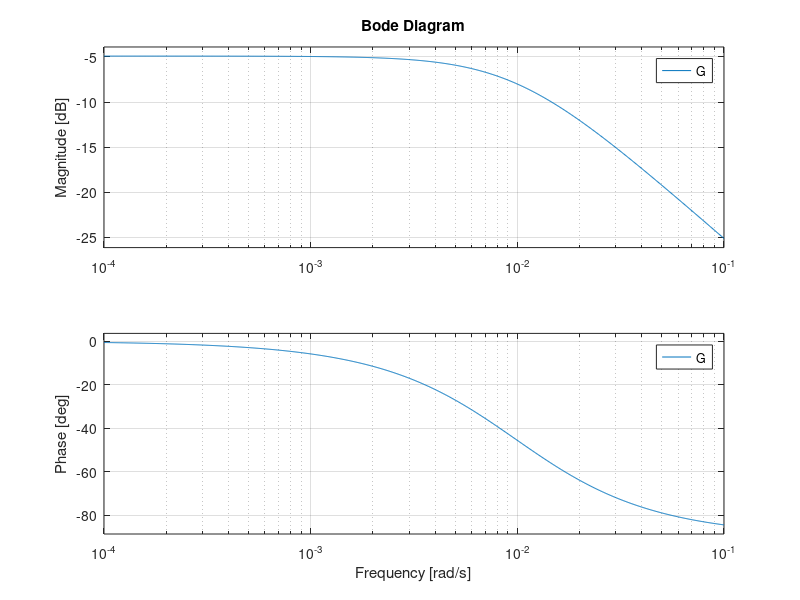
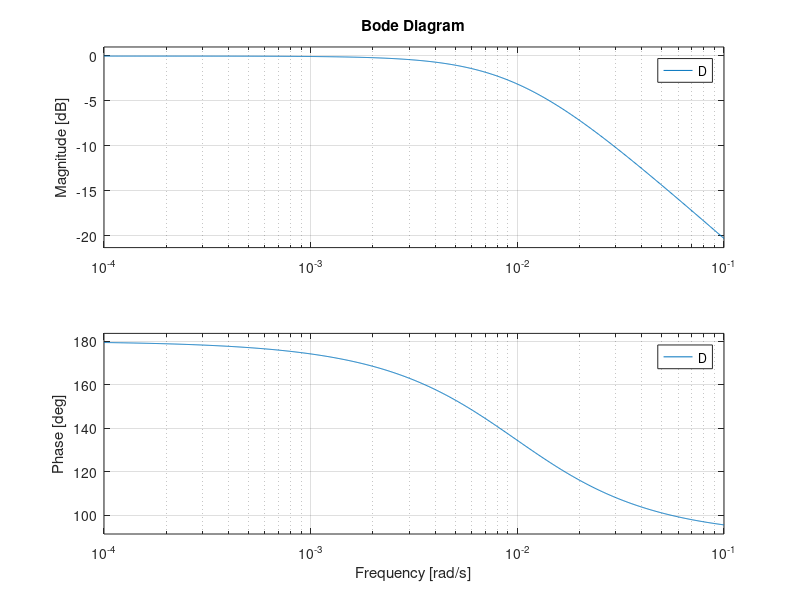
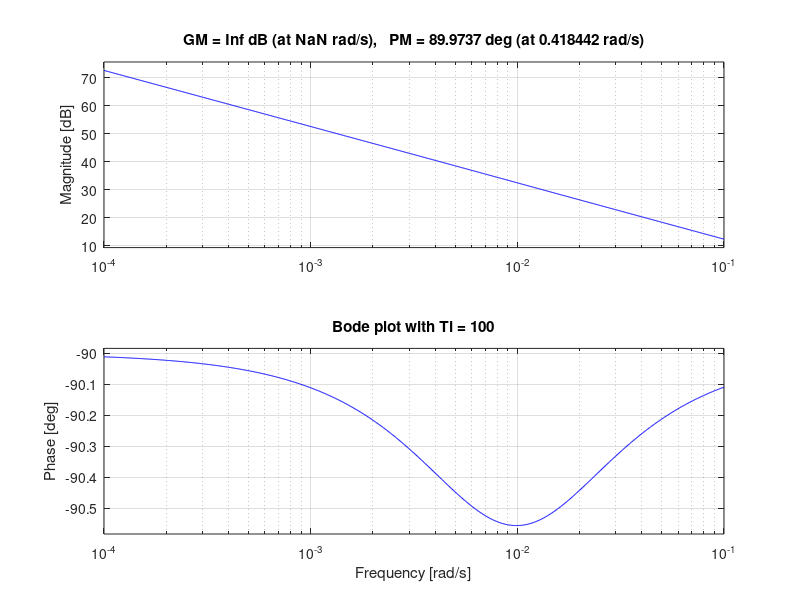
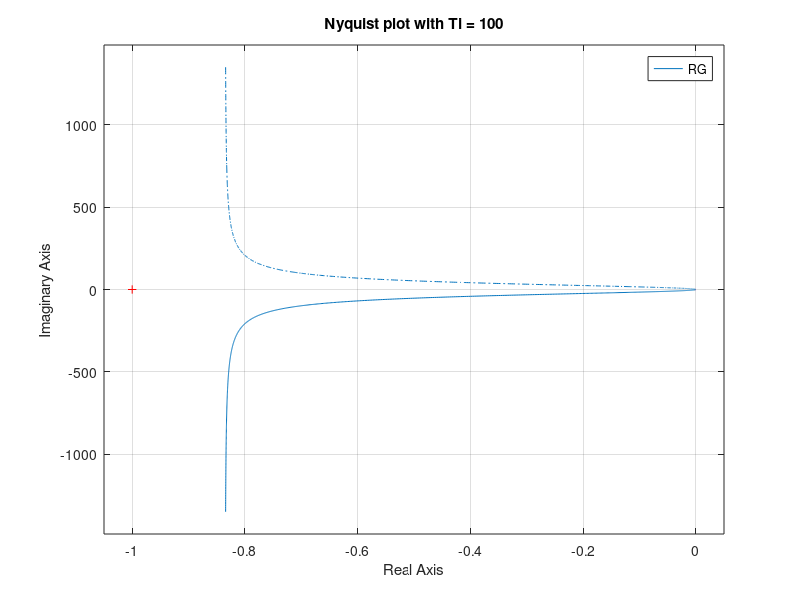

Source code (MATLAB) for these figures, in order: (Note: this script raises an error after producing the figures.)
close all; clear; clc;

%% System data
g = 9.81;               % gravity acceleration [m/s^2]
M = 1500;               % vehicle mass [kg]
J_wheel = 1;            % moment of inertia of the wheel [kg*m^2]
J_M = 0.05;             % moment of inertia of the motor [kg*m^2]
alpha = deg2rad(5);     % slope of the road [degrees]
Rw = 0.35;               % wheel radius [m]
r1 = 0.005;             % damping coefficient 1 [Nms/rad]
r2 = 0.005;             % damping coefficient 2 [Nms/rad]
k_t = Inf;              % torsional stiffness of the drive shaft [Nm/rad]
tau_1 = 3;              % transmission ratio [-]
tau_2 = 1;              % differential ratio [-]
rho_air = 1.225;        % air density [kg/m^3]
A_front = 2.2;          % front surface of the vehicle [m^2]
Cx = 0.3;               % drag coefficient [-]
C_RR = 0.01;            % rolling coefficient [-]
k_RR = 0.0002;          % rolling coefficient [s/m]
Ra = 0.05;              % Armature resistance [Ohm]
La = 0.00015;           % Armature inductance [H]
Kphi = 0.8;             % Motor constant [Nm/A]

m_star = J_M*(tau_1*tau_2/Rw)^2+4*J_wheel/(Rw^2)+M;
r_star = (r1+r2)*(tau_2/Rw)^2;
fprintf('m*=%f ; r*=%f\n',m_star,r_star);

%% Part 1 : Steady-state analysis
v0 = 15;                % steady-state vehicle speed [m/s]
v_w0 = 3.5;             % steady-state wind speed [m/s]

ratio = Rw/(tau_2*tau_1);
F_D0 = 1/2*rho_air*Cx*A_front*(v0+v_w0)^2;
F_R0 = M*g*C_RR*(1+k_RR*v0);
P = M*g*sin(alpha);
damp_0 = r_star*v0;

T_M0 = ratio*(F_D0 + F_R0 + P + damp_0);
fprintf('Steady-state motor torque : %f N*m\n',T_M0);
 
r_gen = r_star + C_RR*k_RR*M*g + rho_air*Cx*A_front*(v0 + v_w0);

numG = 1/ratio;
denG = [m_star, r_gen];
G = tf(numG, denG); % TF of v/T_M
figure;
bode(G);
% poles = pole(G);
% fprintf('Poles of G : %f\n',poles);

numD = -rho_air*Cx*A_front*(v0+v_w0);
denD = denG;
D = tf(numD, denD); % TF of v/v_wind
figure;
bode(D);

%% Part 2 : PI regulator
Kp = 75; % Proportional gain
Ti = 100; % Integral time constant
Ki = Kp / Ti; % Integral gain
R = pid(Kp, Ki);

% Open-loop transfer function
RG = series(R, G);
fprintf('Poles of RG : %f\n',pole(RG)');
fprintf('Zeros of RG : %f\n',zero(RG)');


% Closed-loop transfer function
L = feedback(RG, 1);

% Stability analysis
figure;
margin(RG);
title(['Bode plot with Ti = ', num2str(Ti)]);

figure;
nyquist(RG);
title(['Nyquist plot with Ti = ', num2str(Ti)]);

figure;
rlocus(RG);
title(['Root locus with Ti = ', num2str(Ti)]);

% Step response performance
figure;
step(L);
title(['Step response with Ti = ', num2str(Ti)]);

stp_nfo = stepinfo(L);
tr = stp_nfo.RiseTime;
Po = stp_nfo.Overshoot;
ts = stp_nfo.SettlingTime;
BW = bandwidth(L);
fprintf('Rise time : %f\n',tr);
fprintf('Overshoot : %f\n',Po);
fprintf('Settling time : %f\n',ts);
fprintf('Bandwidth : %f\n',BW);

% Bode diagrams of the open-loop transfer function
figure;
bode(RG);
title('Bode plot of the open-loop transfer function');

% Bode diagrams of the closed-loop transfer function
figure;
bode(L);
title('Bode plot of the closed-loop transfer function');

% Bode diagrams of the closed-loop wind disturbance transfer function
K2 = -rho_air*Cx*A_front*(v0+v_w0);
G_D = tf(1, denG);
Kc = numG;
LD = K2 * feedback(G_D, Kc*R);
figure;
bode(LD);
title('Bode plot of the closed-loop wind disturbance transfer function');

%% Part 3 : Permanent magnet DC motor
Va0 = Ra*T_M0/Kphi + tau_1*tau_2/Rw*Kphi*v0;
fprintf('Steady-state voltage Va0 : %f V\n',Va0);